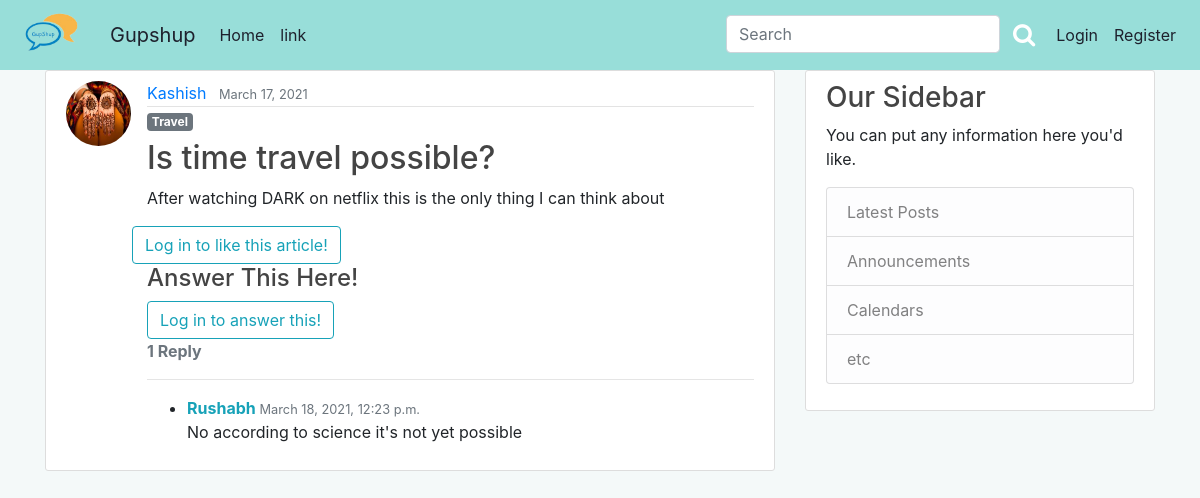
The page /post/85/ on the database as committed earlier.
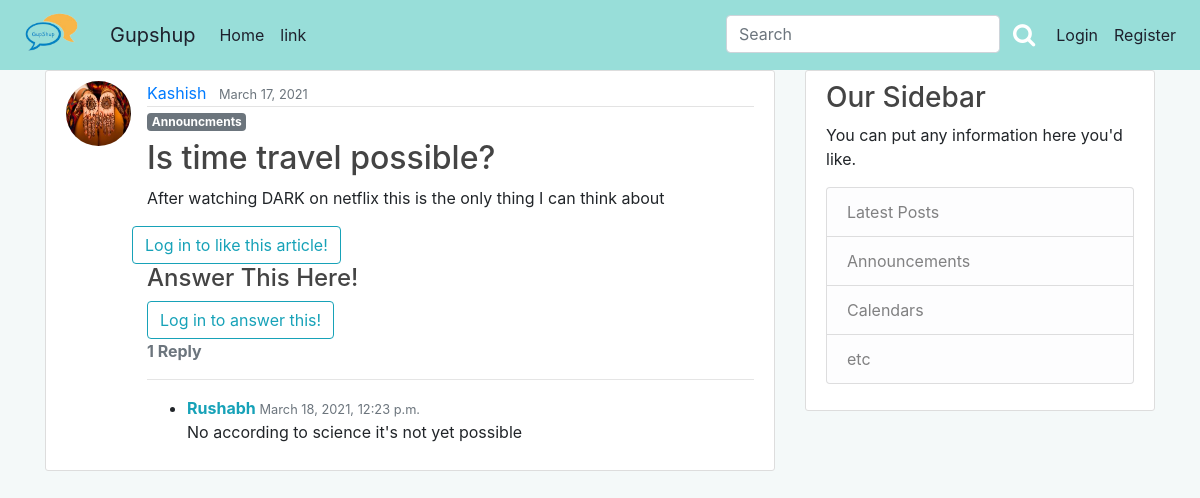
The same page on the database as committed later.
### blog/models.py (models this page shows, shortened)
class Post(models.Model):
	title = models.CharField(max_length=100)
	content = models.TextField()
	date_posted = models.DateTimeField(default=timezone.now)
	author = models.ForeignKey(User, on_delete=models.CASCADE)
	category = models.CharField(
        max_length = 20,
        choices = Category_choices,
        default = 'Miscellenous'
        )
	upvote = models.ManyToManyField(User, related_name = 'upvote')
	downvote = models.ManyToManyField(User, related_name = 'downvote')
	def number_of_likes(self):
		return self.upvote.count()-self.downvote.count()
	@property
	def number_of_comments(self):
		return PostComment.objects.filter(post_connected = self).count()

### users/models.py (models this page shows, shortened)
class Profile(models.Model):
	user = models.OneToOneField(User, on_delete=models.CASCADE)
	image = models.ImageField(default='default.jpg',upload_to='profile_pics')

### blog/views.py (the view, shortened to what this page needs)
# urls.py: path('post/<int:pk>/', PostDetailView.as_view(), name='post-detail'),
class PostDetailView(DetailView):
	model = Post
	def get_context_data(self, **kwargs):
		data = super().get_context_data(**kwargs)
		post_connected = get_object_or_404(Post, id = self.kwargs['pk'])
		upvoted = False
		downvoted = False
		if post_connected.upvote.filter(id = self.request.user.id).exists():
			upvoted = True
		if post_connected.downvote.filter(id = self.request.user.id).exists():
			downvoted = True
		data['number_of_likes'] = post_connected.number_of_likes()
		data['post_is_upvoted'] = upvoted
		data['post_is_downvoted'] = downvoted
		comments_connected = PostComment.objects.filter(post_connected = self.get_object()).order_by('-date_posted')
		data['comments'] = comments_connected
		if self.request.user.is_authenticated:
			data['comment_form'] = NewCommentForm(instance = self.request.user)
		return data

### blog/templates/blog/post_detail.html (shortened to what this page needs)
{% extends "blog/base.html" %}
{% load crispy_forms_tags%}
{% block content %}
	<article class="media content-section">
		<img class="rounded-circle article-img "src = {{object.author.profile.image.url}}>
	    <div class="media-body">
		    <div class="article-metadata">
		      <a class="mr-2" href="{% url 'user-posts' object.author.username %}">{{ object.author }}</a>
		      <small class="text-muted">{{ object.date_posted|date:"F d, Y" }}</small>
		    </div>
			<h6><span class="badge badge-secondary">{{ object.category }}</span></h6>
		    <h2 class="article-title">{{ object.title	| safe }} </h2>
		    <p class="article-content">{{ object.content| safe }}</p>
			<div class='row'>
				{% if user.is_authenticated %}
				<div class="col-5">
					<form action="{% url 'post-upvote' object.id %}" method="POST">
					{% csrf_token %}
					{% if post_is_downvoted%}
						<button type="submit" name="post_id" value="{{object.id}}" class="btn btn-secondary container" disabled><i class="fas fa-thumbs-up" aria-hidden="true">&nbsp; Upvote</i></button>
					{% elif post_is_upvoted %}
						<button type="submit" name="post_id" value="{{object.id}}" class="btn btn-info container"><i class="fas fa-thumbs-up" aria-hidden="true">&nbsp; Upvoted</i></button>
					{% else %}
						<button type="submit" name="post_id" value="{{object.id}}" class="btn btn-info container"><i class="far fa-thumbs-up" aria-hidden="true">&nbsp; Upvote</i></button>
					{% endif %}
					</form>
				</div>
				<div class="col-2">
					<strong class="text-xl-center mx-4 my-1">{{ number_of_likes }}</strong>
				</div>
				<div class="col-5">
					<form action="{% url 'post-downvote' object.id %}" method="POST">
						{% csrf_token %}
						 {% if post_is_upvoted%}
							 <button type="submit" name="post_id" value="{{object.id}}" class="btn btn-secondary container" disabled><i class="fas fa-thumbs-down" aria-hidden="true">&nbsp; Downvote</i></button>
						 {% elif post_is_downvoted %}
							 <button type="submit" name="post_id" value="{{object.id}}" class="btn btn-info container"><i class="fas fa-thumbs-down" aria-hidden="true">&nbsp; Downvoted</i></button>
						 {% else %}
							 <button type="submit" name="post_id" value="{{object.id}}" class="btn btn-info container" ><i class="far fa-thumbs-down" aria-hidden="true">&nbsp; Downvote</i></button>
						 {% endif %}
					</form>
				</div>
				{% else %}
					   <a class="btn btn-outline-info" href="{% url 'login' %}?next={{request.path}}">Log in to like this article!</a><br>
				{% endif %}
			</div>
			<h4>Answer This Here!</h4>
			<div id="comments_section">
			  {% if user.is_authenticated %}
			  <form method="POST">
			    {% csrf_token %}
			    <div class="form-group">
			      {{ comment_form|crispy }}
			      <button class="btn btn-info" type="submit">Continue Discussion <i class="fa fa-comments"></i></button>
			    </div>
			  </form>
			  {% else %}
			  <a class="btn btn-outline-info" href="{% url 'login' %}?next={{request.path}}">Log in to answer this!</a><br>
			  {% endif %}
			  {% if comments %}
			  <strong class="text-secondary">{{ object.number_of_comments }} Reply{{ object.number_of_comments|pluralize }}</strong>
			  <hr>
			  <ul>
			    {% for comment in comments %}
			    <li>
			     <div>
			        <span>
			          <strong class="text-info">{{ comment.author }} </strong>
			          <small class="text-muted">{{ comment.date_posted }}</small>
			        </span>
			        <p>
			          {{ comment.comment|safe }}
			        </p>
			      </div>
			    </li>
			    {% endfor %}
			  </ul>
			  {% else %}
			    <strong class="text-secondary">No Replies...</strong>
			  {% endif %}
			</div>
		</div>
	</article>
{% endblock content %}

Rows that differ between the two databases and show on the page:
changed Post "Is time travel possible?": category "Travel" → "Announcments"
